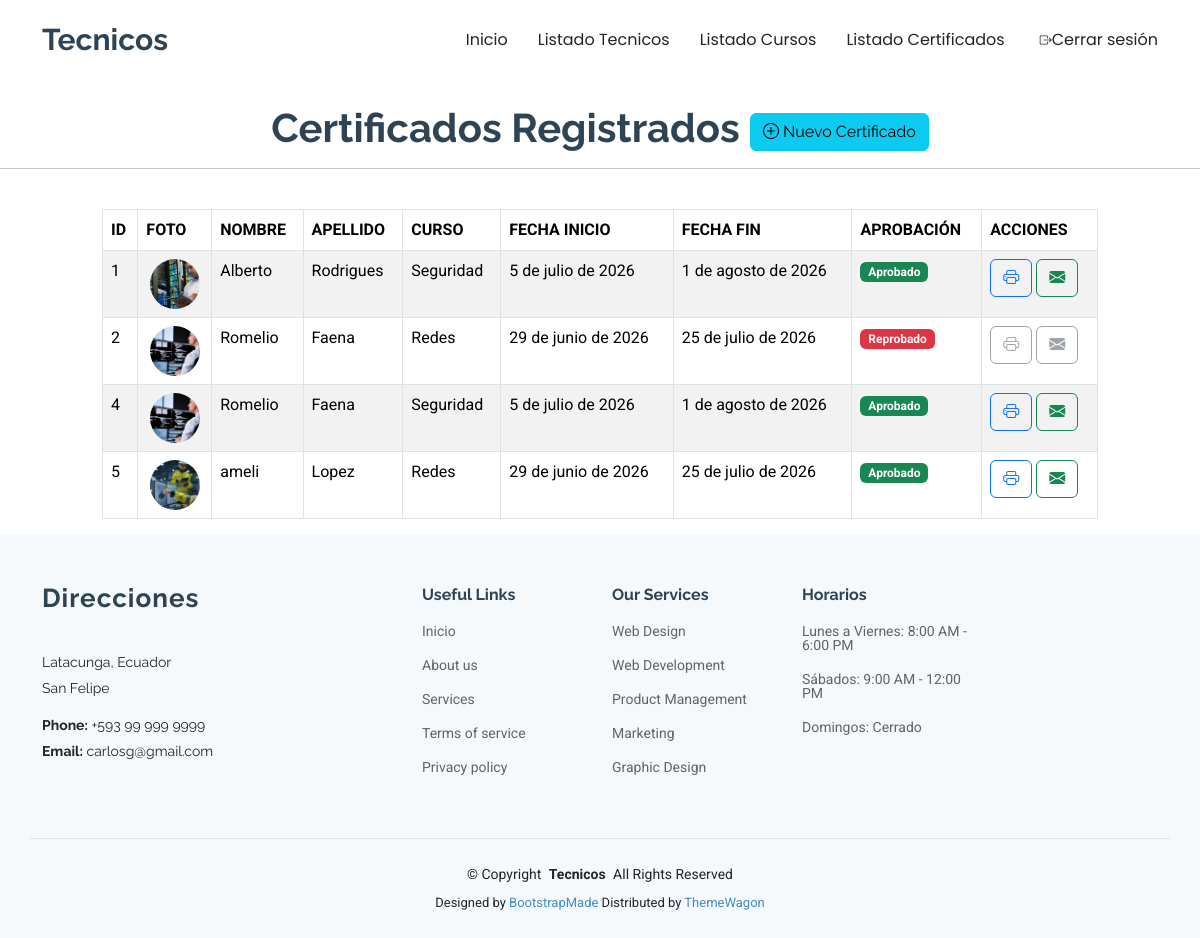
The page /listadoCertificados/ (signed in) on the database its author committed.
### Info/models.py (models this page shows, shortened)
class Certificado(models.Model):
    ESTADOS = (
        ('Aprobado', 'Aprobado'),
        ('Reprobado', 'Reprobado'),
    )
    id = models.AutoField(primary_key=True)
    tecnico = models.ForeignKey(
        Tecnico,
        on_delete=models.CASCADE
    )
    curso = models.ForeignKey(
        Cursos,
        on_delete=models.CASCADE
    )
    aprobacion = models.CharField(
        max_length=15,
        choices=ESTADOS
    )
    fecha_emision = models.DateField(auto_now_add=True)

class Tecnico(models.Model):
    id = models.AutoField(primary_key=True)
    nombre = models.CharField(max_length=100)
    apellido = models.CharField(max_length=100)
    telefono = models.CharField(max_length=20)
    correo = models.EmailField(blank=True, null=True)
    especialidad = models.CharField(max_length=100)
    foto = models.FileField(upload_to='fotos_tecnicos', blank=True, null=True)

class Cursos(models.Model):
    id = models.AutoField(primary_key=True)
    nombre = models.CharField(max_length=100)
    descripcion = models.TextField()
    fecha_inicio = models.DateField()
    fecha_fin = models.DateField()
    tecnico = models.ForeignKey(Tecnico, on_delete=models.CASCADE, null=True, blank=True)

### Info/views.py (the view)
# urls.py: path('listadoCertificados/', views.listadoCertificados),
@login_required
def listadoCertificados(request):
    certificados = Certificado.objects.all()
    return render(
        request,
        'listadoCertificados.html',
        {
            'certificados': certificados
        }
    )

### Info/templates/listadoCertificados.html (shortened to what this page needs)
{% extends "./plantillaPrincipal.html" %}
{% block contenido %}
{% load static %}
<center>
    <br>
    <h1>
        <b>Certificados Registrados</b>
        <a href="/nuevoCertificado/" class="btn btn-info">
            <i class="bi bi-plus-circle"></i>
            Nuevo Certificado
        </a>
    </h1>
    <hr>
</center>
<br>
<div class="row">
    <div class="col-md-1"></div>
    <div class="col-md-10">
        <table id="tbl_certificados"
        class="table table-hover table-striped table-bordered">
            <thead>
                <tr>
                    <th>ID</th>
                    <th>FOTO</th>
                    <th>NOMBRE</th>
                    <th>APELLIDO</th>
                    <th>CURSO</th>
                    <th>FECHA INICIO</th>
                    <th>FECHA FIN</th>
                    <th>APROBACIÓN</th>
                    <th>ACCIONES</th>
                </tr>
            </thead>
            <tbody>
                {% for certificado in certificados %}
                <tr>
                    <td>{{ certificado.id }}</td>
                    <td class="text-center">
                        {% if certificado.tecnico.foto %}
                        <a href="{{ certificado.tecnico.foto.url }}" target="_blank">
                            <img src="{{ certificado.tecnico.foto.url }}"
                            style="height:50px;width:50px;border-radius:50%;object-fit:cover;">
                        </a>
                        {% else %}
                        <b>N/A</b>
                        {% endif %}
                    </td>
                    <td>{{ certificado.tecnico.nombre }}</td>
                    <td>{{ certificado.tecnico.apellido }}</td>
                    <td>{{ certificado.curso.nombre }}</td>
                    <td>{{ certificado.curso.fecha_inicio }}</td>
                    <td>{{ certificado.curso.fecha_fin }}</td>
                    <td>
                        {% if certificado.aprobacion == "Aprobado" %}
                            <span class="badge bg-success">
                                {{ certificado.aprobacion }}
                            </span>
                        {% else %}
                            <span class="badge bg-danger">
                                {{ certificado.aprobacion }}
                            </span>
                        {% endif %}
                    </td>
                    <td>
                    {% if certificado.aprobacion == "Aprobado" %}
                    <a href="/reporteCertificado/{{ certificado.id }}"
                        onclick="window.open(this.href, 'Certificado', 'width=1000,height=900,resizable=yes,scrollbars=yes'); return false;"
                        class="btn btn-outline-primary"
                        title="Imprimir Certificado">
                        <i class="bi bi-printer"></i>
                    </a>
                    {% else %}
                    <a href="N/A" class="btn btn-outline-secondary disabled" title="Imprimir Certificado">
                        <i class="bi bi-printer"></i>
                    </a>
                    {% endif %}
                    {% if certificado.aprobacion == "Aprobado" %}
                    <a href="/enviarCertificado/{{ certificado.id }}"
                    class="btn btn-outline-success"
                    title="Enviar por correo">
                    <i class="bi bi-envelope-fill"></i>
                    </a>
                    {% else %}
                    <a href="N/A" class="btn btn-outline-secondary disabled" title="Enviar Certificado">
                        <i class="bi bi-envelope-fill"></i>
                    </a>
                    {% endif %}
                    </td>
                </tr>
                {% endfor %}
            </tbody>
        </table>
    </div>
</div>
{% endblock %}

### GestionTecnicos/static/assets/css/main.css (style rules this page uses)
:root { --default-font: "Roboto", system-ui, -apple-system, "Segoe UI", Roboto, "Helvetica Neue", Arial, "Noto Sans", "Liberation Sans", sans-serif, "Apple Color Emoji", "Segoe UI Emoji", "Segoe UI Symbol", "Noto Color Emoji"; --heading-font: "Raleway", sans-serif; --nav-font: "Poppins", sans-serif; }
:root { --background-color: #ffffff; --default-color: #212529; --heading-color: #2e4455; --accent-color: #428bca; --surface-color: #ffffff; --contrast-color: #ffffff; }
:root { --nav-color: #212529; --nav-hover-color: #428bca; --nav-mobile-background-color: #ffffff; --nav-dropdown-background-color: #ffffff; --nav-dropdown-color: #212529; --nav-dropdown-hover-color: #428bca; }
:root { scroll-behavior: smooth; }
body { color: var(--default-color); background-color: var(--background-color); font-family: var(--default-font); }
a { color: var(--accent-color); text-decoration: none; transition: 0.3s; }
h1, h2, h3, h4, h5, h6 { color: var(--heading-color); font-family: var(--heading-font); }

### rows shown on the page
Certificado: id "1", tecnico.foto (picture), tecnico.nombre "Alberto", tecnico.apellido "Rodrigues", curso.nombre "Seguridad", curso.fecha_inicio "5 de julio de 2026", curso.fecha_fin "1 de agosto de 2026", aprobacion "Aprobado"
Certificado: id "2", tecnico.foto (picture), tecnico.nombre "Romelio", tecnico.apellido "Faena", curso.nombre "Redes", curso.fecha_inicio "29 de junio de 2026", curso.fecha_fin "25 de julio de 2026", aprobacion "Reprobado"
Certificado: id "4", tecnico.foto (picture), tecnico.nombre "Romelio", tecnico.apellido "Faena", curso.nombre "Seguridad", curso.fecha_inicio "5 de julio de 2026", curso.fecha_fin "1 de agosto de 2026", aprobacion "Aprobado"
Certificado: id "5", tecnico.foto (picture), tecnico.nombre "ameli", tecnico.apellido "Lopez", curso.nombre "Redes", curso.fecha_inicio "29 de junio de 2026", curso.fecha_fin "25 de julio de 2026", aprobacion "Aprobado"
